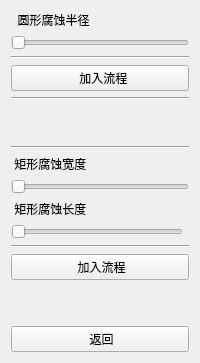
         <widget class="QWidget" name="page_18">
          <layout class="QGridLayout" name="gridLayout_9">
           <item row="0" column="0">
            <widget class="QLabel" name="label_15">
             <property name="text">
              <string>  圆形腐蚀半径</string>
             </property>
            </widget>
           </item>
           <item row="9" column="0">
            <widget class="QLabel" name="label_17">
             <property name="text">
              <string> 矩形腐蚀长度</string>
             </property>
            </widget>
           </item>
           <item row="15" column="0" colspan="2">
            <widget class="QPushButton" name="pushButton_23">
             <property name="text">
              <string> 返回</string>
             </property>
            </widget>
           </item>
           <item row="4" column="0" colspan="2">
            <widget class="Line" name="line_22">
             <property name="orientation">
              <enum>Qt::Horizontal</enum>
             </property>
            </widget>
           </item>
           <item row="13" column="0" colspan="2">
            <widget class="QPushButton" name="pushButton_22">
             <property name="text">
              <string> 加入流程</string>
             </property>
            </widget>
           </item>
           <item row="7" column="0">
            <widget class="QLabel" name="label_16">
             <property name="text">
              <string> 矩形腐蚀宽度</string>
             </property>
            </widget>
           </item>
           <item row="8" column="0" colspan="2">
            <widget class="QSlider" name="horizontalSlider_6">
             <property name="minimum">
              <number>1</number>
             </property>
             <property name="maximum">
              <number>100</number>
             </property>
             <property name="singleStep">
              <number>20</number>
             </property>
             <property name="orientation">
              <enum>Qt::Horizontal</enum>
             </property>
            </widget>
           </item>
           <item row="14" column="0">
            <spacer name="verticalSpacer_11">
             <property name="orientation">
              <enum>Qt::Vertical</enum>
             </property>
             <property name="sizeHint" stdset="0">
              <size>
               <width>20</width>
               <height>40</height>
              </size>
             </property>
            </spacer>
           </item>
           <item row="5" column="0">
            <spacer name="verticalSpacer_10">
             <property name="orientation">
              <enum>Qt::Vertical</enum>
             </property>
             <property name="sizeHint" stdset="0">
              <size>
               <width>20</width>
               <height>40</height>
              </size>
             </property>
            </spacer>
           </item>
           <item row="12" column="0" colspan="2">
            <widget class="Line" name="line_21">
             <property name="orientation">
              <enum>Qt::Horizontal</enum>
             </property>
            </widget>
           </item>
           <item row="3" column="0" colspan="2">
            <widget class="QPushButton" name="pushButton_21">
             <property name="text">
              <string>  加入流程</string>
             </property>
            </widget>
           </item>
           <item row="6" column="0" colspan="2">
            <widget class="Line" name="line_23">
             <property name="orientation">
              <enum>Qt::Horizontal</enum>
             </property>
            </widget>
           </item>
           <item row="2" column="0" colspan="2">
            <widget class="Line" name="line_20">
             <property name="orientation">
              <enum>Qt::Horizontal</enum>
             </property>
            </widget>
           </item>
           <item row="1" column="0" colspan="2">
            <widget class="QSlider" name="horizontalSlider_5">
             <property name="minimum">
              <number>1</number>
             </property>
             <property name="maximum">
              <number>100</number>
             </property>
             <property name="orientation">
              <enum>Qt::Horizontal</enum>
             </property>
            </widget>
           </item>
           <item row="10" column="0">
            <widget class="QSlider" name="horizontalSlider_7">
             <property name="minimum">
              <number>1</number>
             </property>
             <property name="maximum">
              <number>100</number>
             </property>
             <property name="orientation">
              <enum>Qt::Horizontal</enum>
             </property>
            </widget>
           </item>
          </layout>
         </widget>
